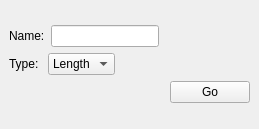
<?xml version="1.0" encoding="UTF-8"?>
<ui version="4.0">
 <class>Form</class>
 <widget class="QWidget" name="Form">
  <property name="geometry">
   <rect>
    <x>0</x>
    <y>0</y>
    <width>259</width>
    <height>129</height>
   </rect>
  </property>
  <property name="windowTitle">
   <string>Form</string>
  </property>
  <widget class="QWidget" name="verticalLayoutWidget">
   <property name="geometry">
    <rect>
     <x>9</x>
     <y>9</y>
     <width>241</width>
     <height>111</height>
    </rect>
   </property>
   <layout class="QVBoxLayout" name="verticalLayout">
    <item>
     <spacer name="verticalSpacer_2">
      <property name="orientation">
       <enum>Qt::Vertical</enum>
      </property>
      <property name="sizeType">
       <enum>QSizePolicy::Expanding</enum>
      </property>
      <property name="sizeHint" stdset="0">
       <size>
        <width>20</width>
        <height>40</height>
       </size>
      </property>
     </spacer>
    </item>
    <item>
     <layout class="QHBoxLayout" name="horizontalLayout">
      <item>
       <widget class="QLabel" name="label">
        <property name="text">
         <string>Name:</string>
        </property>
       </widget>
      </item>
      <item>
       <widget class="QLineEdit" name="name_input">
        <property name="sizePolicy">
         <sizepolicy hsizetype="Preferred" vsizetype="Fixed">
          <horstretch>0</horstretch>
          <verstretch>0</verstretch>
         </sizepolicy>
        </property>
       </widget>
      </item>
      <item>
       <spacer name="horizontalSpacer">
        <property name="orientation">
         <enum>Qt::Horizontal</enum>
        </property>
        <property name="sizeHint" stdset="0">
         <size>
          <width>40</width>
          <height>20</height>
         </size>
        </property>
       </spacer>
      </item>
     </layout>
    </item>
    <item>
     <layout class="QHBoxLayout" name="horizontalLayout_2">
      <item>
       <widget class="QLabel" name="label_2">
        <property name="text">
         <string>Type: </string>
        </property>
       </widget>
      </item>
      <item>
       <widget class="QComboBox" name="type_selector">
        <property name="sizePolicy">
         <sizepolicy hsizetype="Preferred" vsizetype="Fixed">
          <horstretch>0</horstretch>
          <verstretch>0</verstretch>
         </sizepolicy>
        </property>
        <property name="currentText">
         <string>Length</string>
        </property>
        <item>
         <property name="text">
          <string>Length</string>
         </property>
        </item>
        <item>
         <property name="text">
          <string>Area</string>
         </property>
        </item>
       </widget>
      </item>
      <item>
       <spacer name="horizontalSpacer_2">
        <property name="orientation">
         <enum>Qt::Horizontal</enum>
        </property>
        <property name="sizeHint" stdset="0">
         <size>
          <width>40</width>
          <height>20</height>
         </size>
        </property>
       </spacer>
      </item>
     </layout>
    </item>
    <item>
     <layout class="QHBoxLayout" name="horizontalLayout_3">
      <item>
       <spacer name="horizontalSpacer_3">
        <property name="orientation">
         <enum>Qt::Horizontal</enum>
        </property>
        <property name="sizeHint" stdset="0">
         <size>
          <width>40</width>
          <height>20</height>
         </size>
        </property>
       </spacer>
      </item>
      <item>
       <widget class="QPushButton" name="finished_button">
        <property name="text">
         <string>Go</string>
        </property>
       </widget>
      </item>
     </layout>
    </item>
    <item>
     <spacer name="verticalSpacer">
      <property name="orientation">
       <enum>Qt::Vertical</enum>
      </property>
      <property name="sizeType">
       <enum>QSizePolicy::Expanding</enum>
      </property>
      <property name="sizeHint" stdset="0">
       <size>
        <width>20</width>
        <height>40</height>
       </size>
      </property>
     </spacer>
    </item>
   </layout>
  </widget>
 </widget>
 <resources/>
 <connections/>
</ui>
